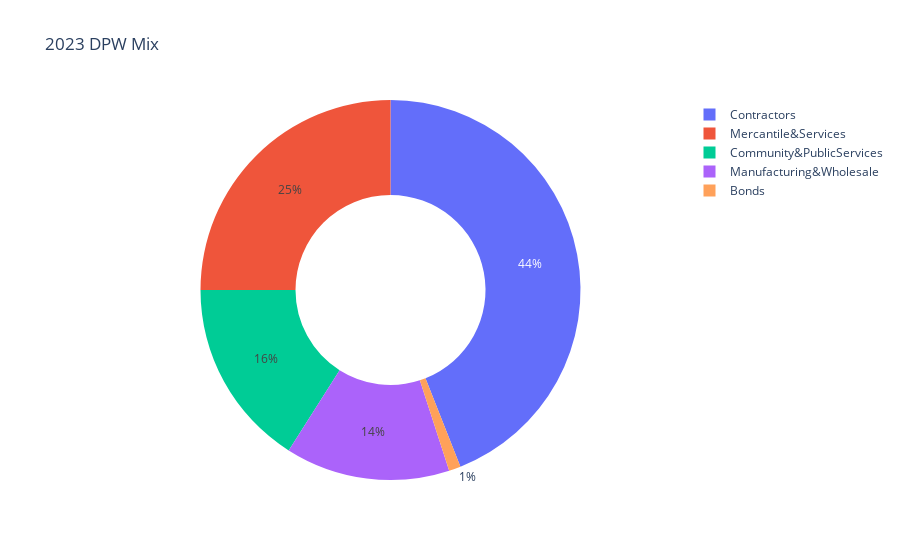

The notebook cell this image was saved under:
### Code cell
# Display the DataFrame using plotly
import plotly.express as px

fig = px.pie(df, values='Percentage', names='BusinessSegment', title=plot['title'], hole=0.5)
fig.show()

### Figure 1 — Plotly figure (JSON) as saved in the notebook; plotly's stock layout.template omitted (floating-point values rounded to 4 significant figures)
{"data": [{"domain": {"x": [0, 1], "y": [0, 1]}, "hole": 0.5, "hovertemplate": "BusinessSegment=%{label}<br>Percentage=%{value}<extra></extra>", "labels": ["Contractors", "Manufacturing&Wholesale", "Community&PublicServices", "Mercantile&Services", "Bonds"], "legendgroup": "", "name": "", "showlegend": true, "type": "pie", "values": [44, 14, 16, 25, 1]}], "layout": {"legend": {"tracegroupgap": 0}, "title": {"text": "2023 DPW Mix"}}}
